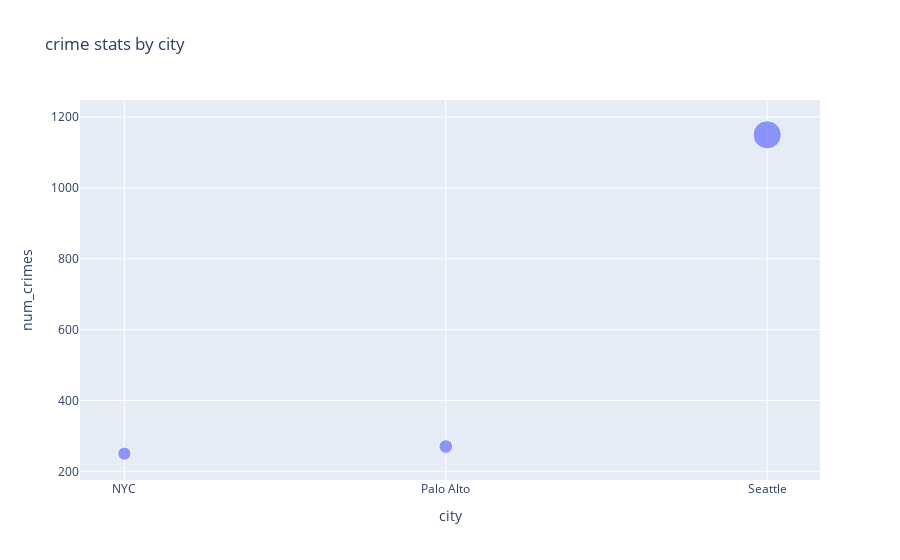

Notebook cell for this chart:
### Code cell
px.scatter(bubble_df, x='city', y='num_crimes', size='num_crimes', title='crime stats by city')

### Figure 1 — Plotly figure (JSON) as saved in the notebook; plotly's stock layout.template omitted (floating-point values rounded to 4 significant figures)
{"data": [{"hovertemplate": "city=%{x}<br>num_crimes=%{marker.size}<extra></extra>", "legendgroup": "", "marker": {"color": "#636efa", "size": [250, 270, 1150], "sizemode": "area", "sizeref": 2.875, "symbol": "circle"}, "mode": "markers", "name": "", "orientation": "v", "showlegend": false, "type": "scatter", "x": ["NYC", "Palo Alto", "Seattle"], "xaxis": "x", "y": [250, 270, 1150], "yaxis": "y"}], "layout": {"legend": {"itemsizing": "constant", "tracegroupgap": 0}, "title": {"text": "crime stats by city"}, "xaxis": {"anchor": "y", "domain": [0, 1], "title": {"text": "city"}}, "yaxis": {"anchor": "x", "domain": [0, 1], "title": {"text": "num_crimes"}}}}
